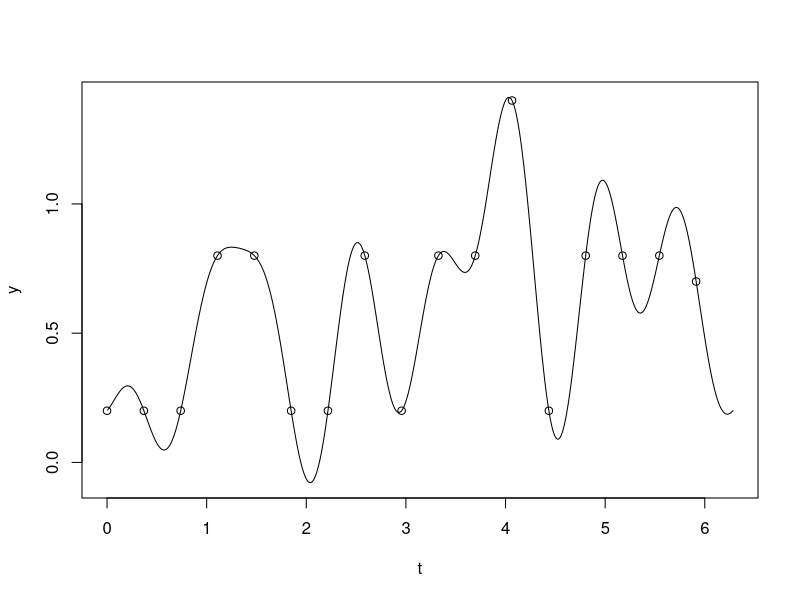
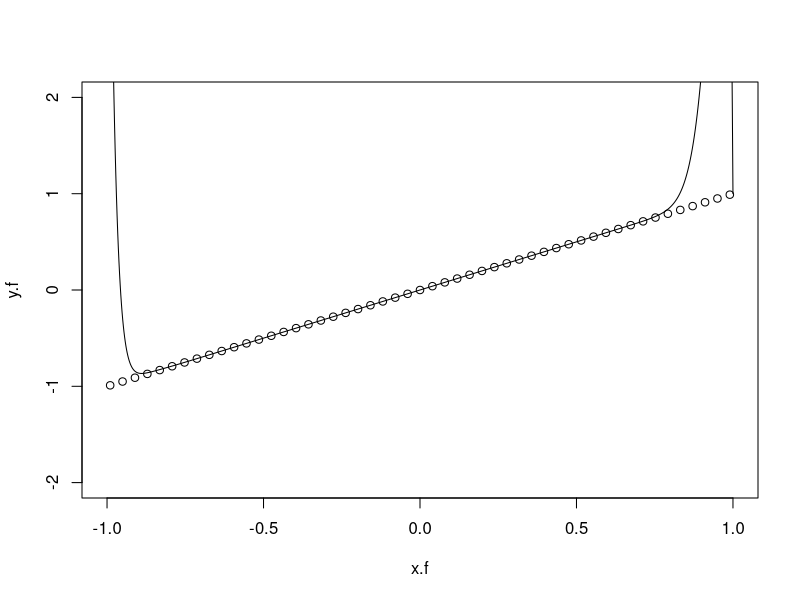
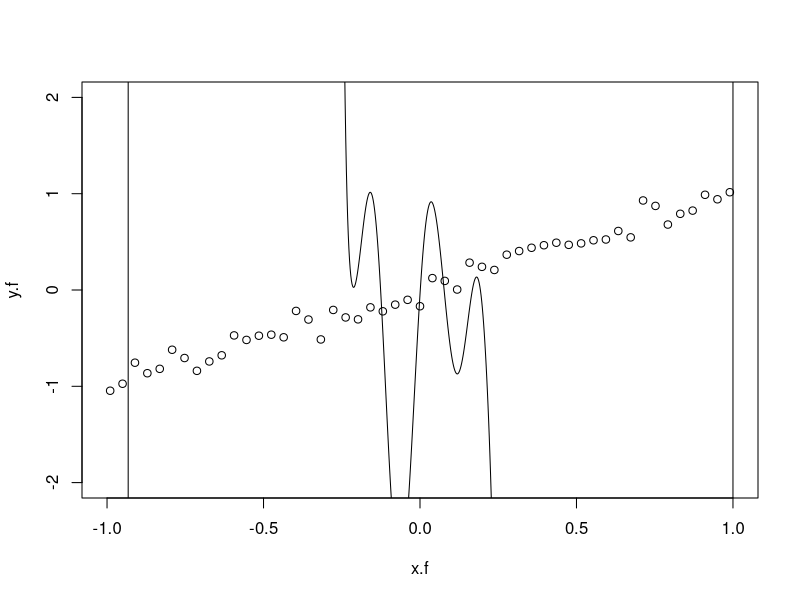
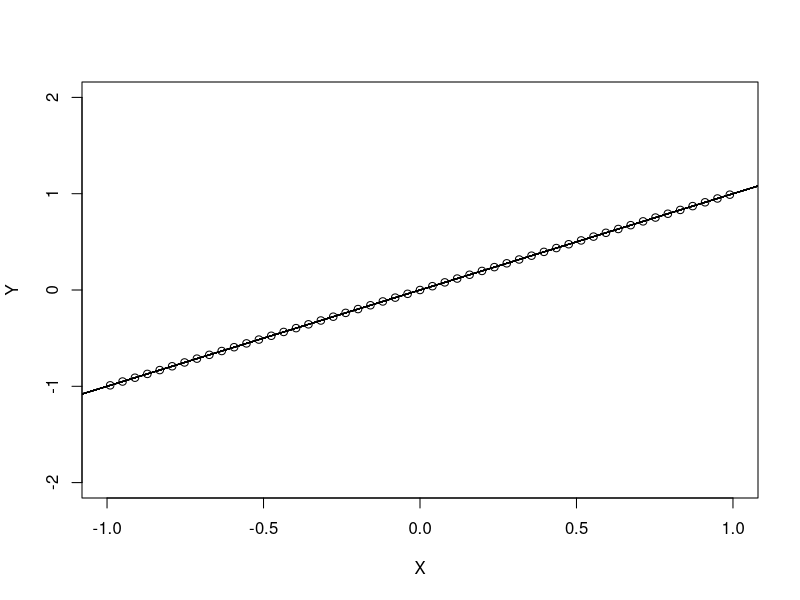
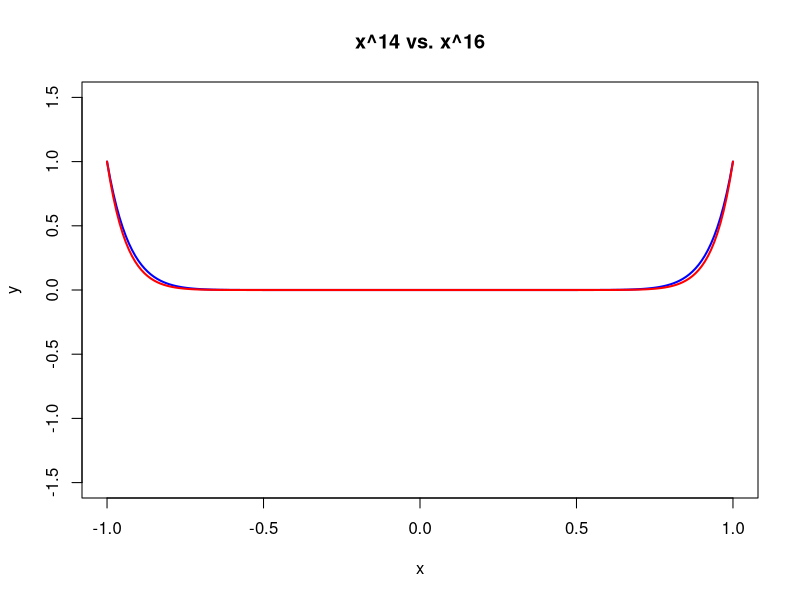
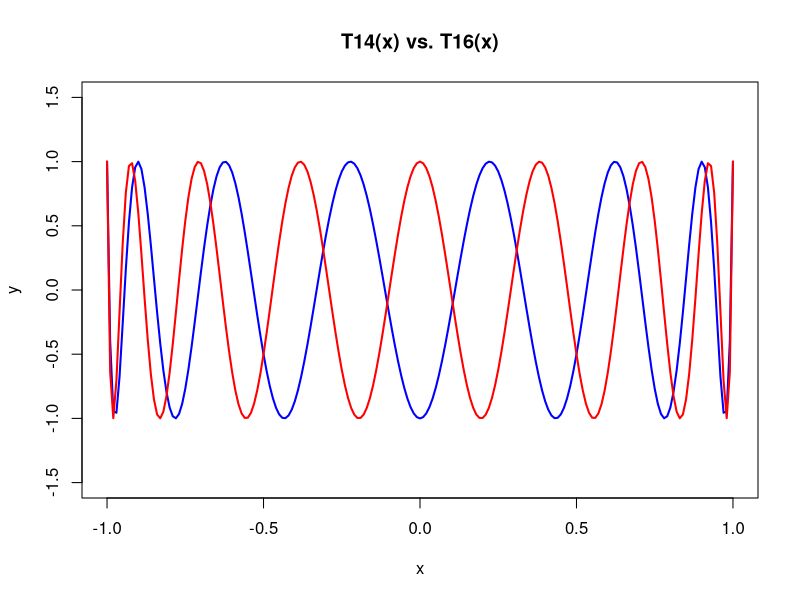

Write R code to recreate these figures, in order.
## ---- chunk 1
knitr::opts_chunk$set(echo = TRUE)
library(ggplot2)
options(scipen = 1, digits = 16)
## ---- chunk 2
exp(-0.5)/2 + exp(0)/2 + exp(0.5)/2 + exp(1)/2
## ---- chunk 3
my.demo <- function(w1, w2, w3, w4, x1, x2, x3, x4, a) {
  return (w1*(x1^a)+w2*(x2^a)+w3*(x3^a)+w4*(x4^a))
}

my.demoJ <- function(w1, w2, w3, w4, x1, x2, x3, x4, a) {
  dw1 <- x1^a
  dw2 <- x2^a
  dw3 <- x3^a
  dw4 <- x4^a
  dx1 <- a*w1*(x1^(a-1))
  dx2 <- a*w2*(x2^(a-1))
  dx3 <- a*w3*(x3^(a-1))
  dx4 <- a*w4*(x4^(a-1))
  return (c(dw1, dw2, dw3, dw4, dx1, dx2, dx3, dx4))
}

my.F <- function(w1, w2, w3, w4, x1, x2, x3, x4){
  f1 <- my.demo(w1, w2, w3, w4, x1, x2, x3, x4, 0) - 2
  f2 <- my.demo(w1, w2, w3, w4, x1, x2, x3, x4, 1)
  f3 <- my.demo(w1, w2, w3, w4, x1, x2, x3, x4, 2) - (2/3)
  f4 <- my.demo(w1, w2, w3, w4, x1, x2, x3, x4, 3) 
  f5 <- my.demo(w1, w2, w3, w4, x1, x2, x3, x4, 4) - (2/5)
  f6 <- my.demo(w1, w2, w3, w4, x1, x2, x3, x4, 5) 
  f7 <- my.demo(w1, w2, w3, w4, x1, x2, x3, x4, 6) - (2/7)
  f8 <- my.demo(w1, w2, w3, w4, x1, x2, x3, x4, 7) 
  return (c(f1, f2, f3, f4, f5, f6, f7, f8))
}

my.J <- function(w1, w2, w3, w4, x1, x2, x3, x4) {
  f1_ <- my.demoJ(w1, w2, w3, w4, x1, x2, x3, x4, 0)
  f2_ <- my.demoJ(w1, w2, w3, w4, x1, x2, x3, x4, 1)
  f3_ <- my.demoJ(w1, w2, w3, w4, x1, x2, x3, x4, 2)
  f4_ <- my.demoJ(w1, w2, w3, w4, x1, x2, x3, x4, 3)
  f5_ <- my.demoJ(w1, w2, w3, w4, x1, x2, x3, x4, 4)
  f6_ <- my.demoJ(w1, w2, w3, w4, x1, x2, x3, x4, 5)
  f7_ <- my.demoJ(w1, w2, w3, w4, x1, x2, x3, x4, 6)
  f8_ <- my.demoJ(w1, w2, w3, w4, x1, x2, x3, x4, 7)
  return (rbind(f1_, f2_, f3_, f4_, f5_, f6_, f7_, f8_))
}
## ---- chunk 4
options(digits=16)
v <- c( 0.5, 0.5, 0.5, 0.5, -0.75, -0.25, 0.25, 0.75)
## ---- chunk 5
for (j in 1:20) {
  print(v)
  w1 <- v[1]
  w2 <- v[2]
  w3 <- v[3]
  w4 <- v[4]
  x1 <- v[5]
  x2 <- v[6]
  x3 <- v[7]
  x4 <- v[8]
  dv <- qr.solve(my.J(w1, w2, w3, w4, x1, x2, x3, x4), -my.F(w1, w2, w3, w4, x1, x2, x3, x4), tol=1e-15)
  v <- v + dv
}

## ---- chunk 6
v
statmod::gauss.quad(4) 
## ---- chunk 7
exp(v[5])*v[1] + exp(v[6])*v[2] + exp(v[7])*v[3] + exp(v[8])*v[4]
## ---- chunk 8
t <- (0:16)*2*pi/17
y <- c(0.2,0.2,0.2,0.8,0.8,0.2,0.2,0.8,0.2,0.8,0.8,1.4,0.2,0.8,0.8,0.8,0.7)

# Interpolate using odd n

X <- seq(0, 2*pi, length = 1000)
num <- 0 * X
den <- 0 * X
for (k in 1:17) {
  num <- num + ((-1)^(k-1) * y[k] / sin((X - t[k])/2))
  den <- den + ((-1)^(k-1) / sin((X - t[k])/2))
}

Y <- num/den
# Plot
plot(X, Y, type='l', xlab = 't', ylab = 'y')
points(t, y)

## ---- chunk 9
n <- 50
x <- seq(-0.99,0.99,length=(n+1)) 
y <- x # the correct answer is a straight line, y=x
A <- outer(x,0:n,'^')
qrt <- qr(A)
Q <- qr.Q(qrt)
R <- qrt$qr
R[lower.tri(R)]<-0
p <- backsolve(R,t(Q) %*% y)
x.f <- seq(-1,1,length=1000)
y.f <- 0*x.f
for (j in 0:n){
  y.f <- y.f + p[j+1]*x.f^j 
}
plot(x.f,y.f,type='l',ylim = c(-2,2))
points(x,y)
## ---- chunk 10
library(pracma)
cond(A)
## ---- chunk 11
set.seed(123)
y.noisy <- y + rnorm(length(y), sd=0.1)
qrt <- qr(A)
Q <- qr.Q(qrt)
R <- qrt$qr
R[lower.tri(R)]<-0
p <- backsolve(R,t(Q) %*% y.noisy)
y.f <- 0*x.f
for (j in 0:n){
  y.f <- y.f + p[j+1]*x.f^j 
}
plot(x.f,y.f,type='l',ylim = c(-2,2))
points(x,y.noisy)

## ---- chunk 12
n <- 50
x <- seq(-0.99,0.99,length=(n+1)) 
y <- x # the correct answer is a straight line, y=x
w <- c(0.5, -1, 1, rep(-1, 48), 0.5)
t = seq(1, 51, length=1000)

num <- 0 * t
den <- 0 * t
for (j in 1:51) {
  num <- num + ((w[j]*x[j])/(t-j))
  den <- den + (w[j]/(t-j))
}

X <- num/den

num <- 0 * t
den <- 0 * t
for (j in 1:51) {
  num <- num + ((w[j]*y[j])/(t-j))
  den <- den + (w[j]/(t-j))
}

Y <- num/den
# Plot
plot(X, Y, type='l', ylim = c(-2,2), xlim = c(-1, 1) )
points(x, y)

## ---- chunk 13
library(polynom)
library(pracma)

# Define the two functions
f1 <- function(x) x^14
f2 <- function(x) x^16

# Define the interval
x <- seq(-1, 1, by = 0.01)

# Plot the two functions
plot(x, f1(x), type = "l", col = "blue", lwd = 2, xlab = "x", ylab = "y", 
     main = "x^14 vs. x^16", ylim = c(-1.5, 1.5))
lines(x, f2(x), col = "red", lwd = 2)

# Plot the Chebyshev polynomials

plot(x, cos(14*acos(x)), type = "l", col = "blue", lwd = 2, xlab = "x", ylab = "y", 
     main = "T14(x) vs. T16(x)", ylim = c(-1.5, 1.5))
lines(x, cos(16*acos(x)), col = "red", lwd = 2)


